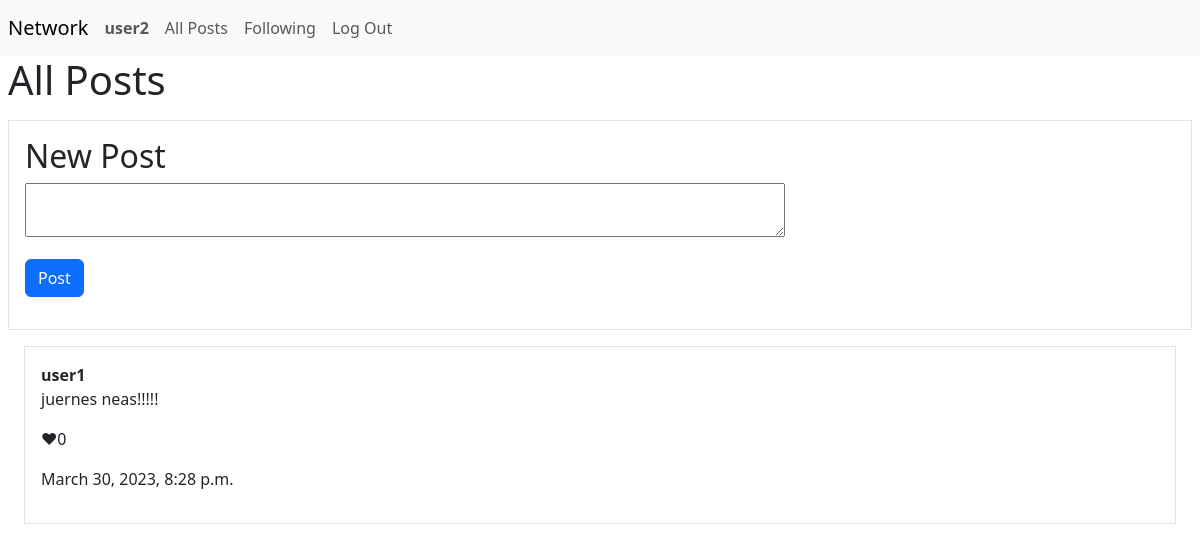
The app's page /following (signed in) with its own data.
### network/models.py (models this page shows)
class User(AbstractUser):
    pass

class Posts(models.Model):
    poster = models.ForeignKey("User", on_delete=models.CASCADE, related_name="posts")
    content = models.TextField(max_length=280)
    timestamp = models.DateTimeField(auto_now_add=True)
    likes = models.IntegerField(default=0)

### network/views.py (the view)
# urls.py: path("following", views.following_page, name="following"),
@login_required
def following_page(request):
    if request.method != "GET":
        return JsonResponse({"error": "GET request required."}, status=400)
    following_users = request.user.following.all()
    following_id = [following.followed_id for following in following_users]
    posts = Posts.objects.filter(poster_id__in = following_id )
    return render(request, "network/index.html", {
        "posts": posts
    })

### network/templates/network/index.html (shortened to what this page needs)
{% extends "network/layout.html" %}
{% block body %}
    {% if user.is_authenticated %}
    <div>
        <h1>All Posts</h1>
    </div>
    <div class=" border p-3 my-3">
        <h2>New Post</h2>
        <form action="{% url 'new_post' %}" method="post">
            <textarea name="content" row="4" cols="80"></textarea>
            <br/>
            <input type="submit" value="Post" class="btn btn-primary my-3"/>
        </form>
    </div>
    <div>
        {% for post in posts %}
            <div class="border p-3 m-3">
                <b>{{ post.poster.username }}</b>
                <p>{{ post.content }}</p>
                <p> ♥{{ post.likes }}</p>
                <p>{{ post.timestamp }}</p>
            </div>
        {% endfor %}
        </div>
    {% endif %}
{% endblock %}

### network/templates/network/layout.html (shortened to what this page needs)
{% load static %}
<!DOCTYPE html>
<html lang="en">
    <head>
        <link href="https://cdn.jsdelivr.net/npm/bootstrap@5.3.0-alpha2/dist/css/bootstrap.min.css" rel="stylesheet">
        <link href="{% static 'network/styles.css' %}" rel="stylesheet">
    </head>
    <body>
        <nav class="navbar navbar-expand-lg navbar-light bg-light">
            <a class="navbar-brand mx-2" href="#">Network</a>
            <div>
              <ul class="navbar-nav mr-auto">
                {% if user.is_authenticated %}
                    <li class="nav-item">
                        <a class="nav-link" href="#"><strong>{{ user.username }}</strong></a>
                    </li>
                {% endif %}
                <li class="nav-item">
                  <a class="nav-link" href="{% url 'index' %}">All Posts</a>
                </li>
                {% if user.is_authenticated %}
                    <li class="nav-item">
                        <a class="nav-link" href="{% url 'following' %}">Following</a>
                    </li>
                    <li class="nav-item">
                        <a class="nav-link" href="{% url 'logout' %}">Log Out</a>
                    </li>
                {% endif %}
              </ul>
            </div>
          </nav>
        <div class="body mx-2">
            {% block body %}
            {% endblock %}
        </div>
    </body>
</html>

### records on screen
User: username "user2"
Posts: poster.username "user1", content "juernes neas!!!!!", likes "0", timestamp "March 30, 2023, 8:28 p.m."
